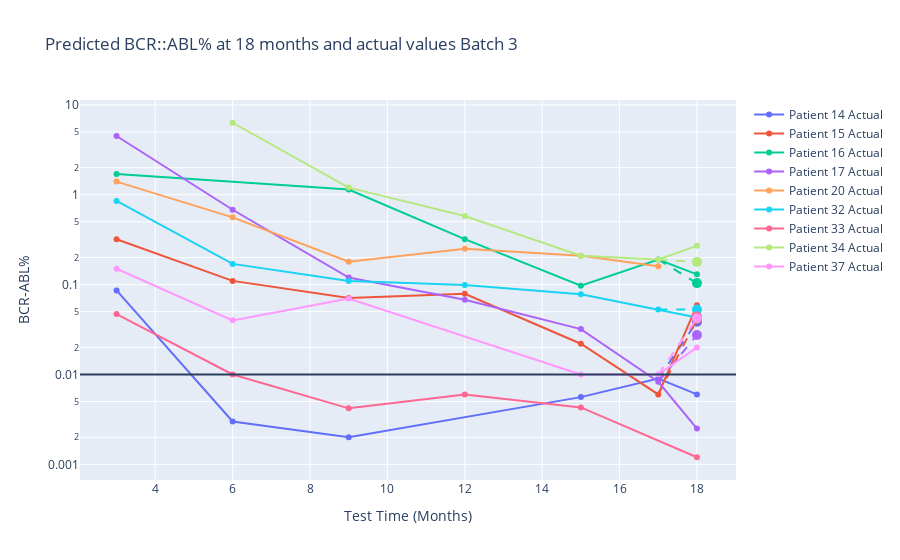

The notebook cell this image was saved under:
### Code cell
import plotly.graph_objects as go
import pandas as pd
import numpy as np
import plotly.express as px

colors = px.colors.qualitative.Plotly  

fig = go.Figure()

for idx, patient in enumerate(merged_data_3['patient_number'].unique()):
    patient_data = merged_data_3[merged_data_3['patient_number'] == patient]
    patient_color = colors[idx % len(colors)]  

    fig.add_trace(go.Scatter(
        x=patient_data['month'], y=patient_data['BCRABL'],
        mode='lines+markers', name=f'Patient {patient} Actual',
        line=dict(color=patient_color),  
        marker=dict(color=patient_color)  
    ))
    
    predicted_data = patient_data[patient_data['month'] == 18]
    if not predicted_data.empty:
        fig.add_trace(go.Scatter(
            x=[18], y=predicted_data['pred'],
            mode='markers', name=f'Patient {patient} Predicted',
            marker=dict(color=patient_color, size=10),  
            showlegend=False  
        ))
        
        
        before_pred = patient_data[patient_data['month'] < 18].tail(1)
        after_pred = patient_data[patient_data['month'] > 18].head(1)
        
        if not before_pred.empty:
            fig.add_trace(go.Scatter(
                x=[before_pred['month'].values[0], 18],
                y=[before_pred['BCRABL'].values[0], predicted_data['pred'].values[0]],
                mode='lines', line=dict(dash='dash', color=patient_color),
                showlegend=False  
            ))
        if not after_pred.empty:
            fig.add_trace(go.Scatter(
                x=[18, after_pred['month'].values[0]],
                y=[predicted_data['pred'].values[0], after_pred['BCRABL'].values[0]],
                mode='lines', line=dict(dash='dash', color=patient_color),
                showlegend=False 
            ))

# Update layout
fig.update_layout(
    title='Predicted BCR::ABL% at 18 months and actual values Batch 3',
    xaxis_title='Test Time (Months)',
    yaxis_title='BCR-ABL%',
    yaxis_type='log' 
)

fig.update_traces(connectgaps=True)

fig.add_hline(y=0.01)

fig.show()

### Figure 1 — Plotly figure (JSON) as saved in the notebook; plotly's stock layout.template omitted (floating-point values rounded to 4 significant figures)
{"data": [{"connectgaps": true, "line": {"color": "#636EFA"}, "marker": {"color": "#636EFA"}, "mode": "lines+markers", "name": "Patient 14 Actual", "type": "scatter", "x": [3, 6, 9, 12, 15, 17, 18], "y": [0.0861, 0.003, 0.002, null, 0.0056, 0.009, 0.006]}, {"connectgaps": true, "marker": {"color": "#636EFA", "size": 10}, "mode": "markers", "name": "Patient 14 Predicted", "showlegend": false, "type": "scatter", "x": [18], "y": [0.0386]}, {"connectgaps": true, "line": {"color": "#636EFA", "dash": "dash"}, "mode": "lines", "showlegend": false, "type": "scatter", "x": [17, 18], "y": [0.009, 0.0386]}, {"connectgaps": true, "line": {"color": "#EF553B"}, "marker": {"color": "#EF553B"}, "mode": "lines+markers", "name": "Patient 15 Actual", "type": "scatter", "x": [3, 6, 9, 12, 15, 17, 18], "y": [0.32, 0.11, 0.071, 0.079, 0.022, 0.006, 0.059]}, {"connectgaps": true, "marker": {"color": "#EF553B", "size": 10}, "mode": "markers", "name": "Patient 15 Predicted", "showlegend": false, "type": "scatter", "x": [18], "y": [0.04144]}, {"connectgaps": true, "line": {"color": "#EF553B", "dash": "dash"}, "mode": "lines", "showlegend": false, "type": "scatter", "x": [17, 18], "y": [0.006, 0.04144]}, {"connectgaps": true, "line": {"color": "#00CC96"}, "marker": {"color": "#00CC96"}, "mode": "lines+markers", "name": "Patient 16 Actual", "type": "scatter", "x": [3, 6, 9, 12, 15, 17, 18], "y": [1.7, null, 1.14, 0.32, 0.097, 0.19, 0.13]}, {"connectgaps": true, "marker": {"color": "#00CC96", "size": 10}, "mode": "markers", "name": "Patient 16 Predicted", "showlegend": false, "type": "scatter", "x": [18], "y": [0.1039]}, {"connectgaps": true, "line": {"color": "#00CC96", "dash": "dash"}, "mode": "lines", "showlegend": false, "type": "scatter", "x": [17, 18], "y": [0.19, 0.1039]}, {"connectgaps": true, "line": {"color": "#AB63FA"}, "marker": {"color": "#AB63FA"}, "mode": "lines+markers", "name": "Patient 17 Actual", "type": "scatter", "x": [3, 6, 9, 12, 15, 17, 18], "y": [4.5, 0.68, 0.12, 0.068, 0.032, 0.0083, 0.0025]}, {"connectgaps": true, "marker": {"color": "#AB63FA", "size": 10}, "mode": "markers", "name": "Patient 17 Predicted", "showlegend": false, "type": "scatter", "x": [18], "y": [0.02749]}, {"connectgaps": true, "line": {"color": "#AB63FA", "dash": "dash"}, "mode": "lines", "showlegend": false, "type": "scatter", "x": [17, 18], "y": [0.0083, 0.02749]}, {"connectgaps": true, "line": {"color": "#FFA15A"}, "marker": {"color": "#FFA15A"}, "mode": "lines+markers", "name": "Patient 20 Actual", "type": "scatter", "x": [3, 6, 9, 12, 15, 17, 18], "y": [1.4, 0.56, 0.18, 0.25, 0.21, 0.16, null]}, {"connectgaps": true, "marker": {"color": "#FFA15A", "size": 10}, "mode": "markers", "name": "Patient 20 Predicted", "showlegend": false, "type": "scatter", "x": [18], "y": [null]}, {"connectgaps": true, "line": {"color": "#FFA15A", "dash": "dash"}, "mode": "lines", "showlegend": false, "type": "scatter", "x": [17, 18], "y": [0.16, null]}, {"connectgaps": true, "line": {"color": "#19D3F3"}, "marker": {"color": "#19D3F3"}, "mode": "lines+markers", "name": "Patient 32 Actual", "type": "scatter", "x": [3, 6, 9, 12, 15, 17, 18], "y": [0.853, 0.17, 0.11, 0.099, 0.078, 0.053, 0.043]}, {"connectgaps": true, "marker": {"color": "#19D3F3", "size": 10}, "mode": "markers", "name": "Patient 32 Predicted", "showlegend": false, "type": "scatter", "x": [18], "y": [0.05285]}, {"connectgaps": true, "line": {"color": "#19D3F3", "dash": "dash"}, "mode": "lines", "showlegend": false, "type": "scatter", "x": [17, 18], "y": [0.053, 0.05285]}, {"connectgaps": true, "line": {"color": "#FF6692"}, "marker": {"color": "#FF6692"}, "mode": "lines+markers", "name": "Patient 33 Actual", "type": "scatter", "x": [3, 6, 9, 12, 15, 17, 18], "y": [0.047, 0.01, 0.0042, 0.006, 0.0043, null, 0.0012]}, {"connectgaps": true, "marker": {"color": "#FF6692", "size": 10}, "mode": "markers", "name": "Patient 33 Predicted", "showlegend": false, "type": "scatter", "x": [18], "y": [0.04409]}, {"connectgaps": true, "line": {"color": "#FF6692", "dash": "dash"}, "mode": "lines", "showlegend": false, "type": "scatter", "x": [17, 18], "y": [null, 0.04409]}, {"connectgaps": true, "line": {"color": "#B6E880"}, "marker": {"color": "#B6E880"}, "mode": "lines+markers", "name": "Patient 34 Actual", "type": "scatter", "x": [3, 6, 9, 12, 15, 17, 18], "y": [null, 6.32, 1.2, 0.58, 0.21, 0.19, 0.27]}, {"connectgaps": true, "marker": {"color": "#B6E880", "size": 10}, "mode": "markers", "name": "Patient 34 Predicted", "showlegend": false, "type": "scatter", "x": [18], "y": [0.179]}, {"connectgaps": true, "line": {"color": "#B6E880", "dash": "dash"}, "mode": "lines", "showlegend": false, "type": "scatter", "x": [17, 18], "y": [0.19, 0.179]}, {"connectgaps": true, "line": {"color": "#FF97FF"}, "marker": {"color": "#FF97FF"}, "mode": "lines+markers", "name": "Patient 37 Actual", "type": "scatter", "x": [3, 6, 9, 12, 15, 17, 18], "y": [0.15, 0.04, 0.07, null, 0.01, 0.01, 0.02]}, {"connectgaps": true, "marker": {"color": "#FF97FF", "size": 10}, "mode": "markers", "name": "Patient 37 Predicted", "showlegend": false, "type": "scatter", "x": [18], "y": [0.0421]}, {"connectgaps": true, "line": {"color": "#FF97FF", "dash": "dash"}, "mode": "lines", "showlegend": false, "type": "scatter", "x": [17, 18], "y": [0.01, 0.0421]}], "layout": {"shapes": [{"type": "line", "x0": 0, "x1": 1, "xref": "x domain", "y0": 0.01, "y1": 0.01, "yref": "y"}], "title": {"text": "Predicted BCR::ABL% at 18 months and actual values Batch 3"}, "xaxis": {"title": {"text": "Test Time (Months)"}}, "yaxis": {"title": {"text": "BCR-ABL%"}, "type": "log"}}}
